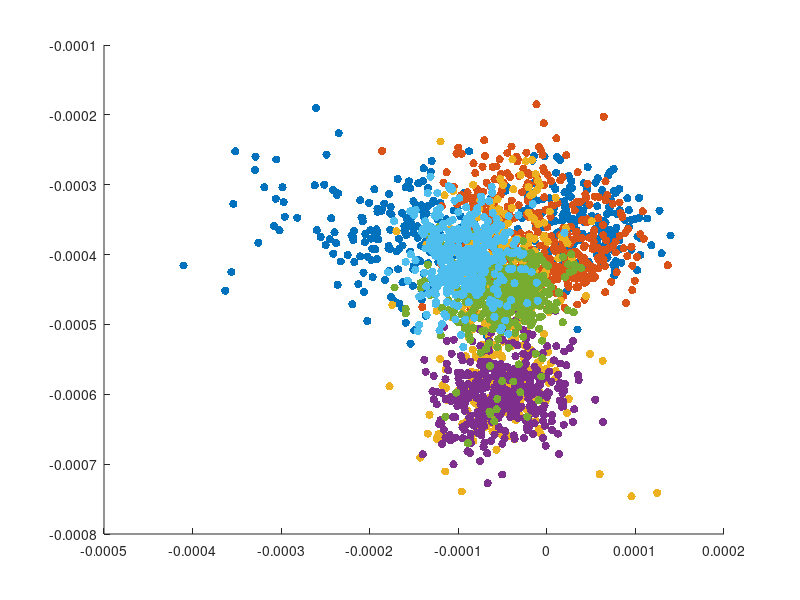

Write MATLAB code to recreate this figure. (Note: this script raises an error after producing the figure.)

%% method of getting lda eigenvalue and eigenvaktor for all
% x as the total result +feature. x=...
clc;clear;
load('NIRTable.mat');
x = NIRdata;
[n,m]= size(x);
feature = x(:,1:m-1);
result = x(:,m);
% get distinct class
class = unique(result);
classnumber = length(class);
overallmean = mean(feature);
sw = zeros(1,1);
sb = zeros(1,1);
% do the process for each class
for i = 1:classnumber
featurethisid = find(result == class(i));
dataset = feature(featurethisid,:);
meanthis = mean(dataset);
dataset = dataset - repmat(meanthis, length(featurethisid),1);
% between features
sw = sw + dataset'*dataset;
% in features
sb = sb + length(featurethisid)*(meanthis-overallmean)'*(meanthis-overallmean);
end
% get the matrix
matrix = inv(sw)*sb;
% do the analysis
e =  eig(matrix);
[V,D] = eig(matrix);
v=V(:,1:6);
feature=feature*v;
NIRldareduced= [feature,result];
%show the result: 
figure(1)
hold on;
scatter(NIRldareduced(1:400,6),NIRldareduced(1:400,4),'filled');
scatter(NIRldareduced(401:782,6),NIRldareduced(401:782,4),'filled');
scatter(NIRldareduced(783:1182,6),NIRldareduced(783:1182,4),'filled');
scatter(NIRldareduced(1183:1582,6),NIRldareduced(1183:1582,4),'filled');
scatter(NIRldareduced(1583:1982,6),NIRldareduced(1583:1982,4),'filled');
scatter(NIRldareduced(1983:2382,6),NIRldareduced(1983:2382,4),'filled');
scatter(NIRldareduced(2383:2674,6),NIRldareduced(2383:2674,4),'filled');
scatter(NIRldareduced(2675:3074,6),NIRldareduced(2675:3074,4),'filled');
scatter(NIRldareduced(3075:3274,6),NIRldareduced(3075:3274,4),'filled');
scatter(NIRldareduced(3275:3674,6),NIRldareduced(3275:3674,4),'filled');
